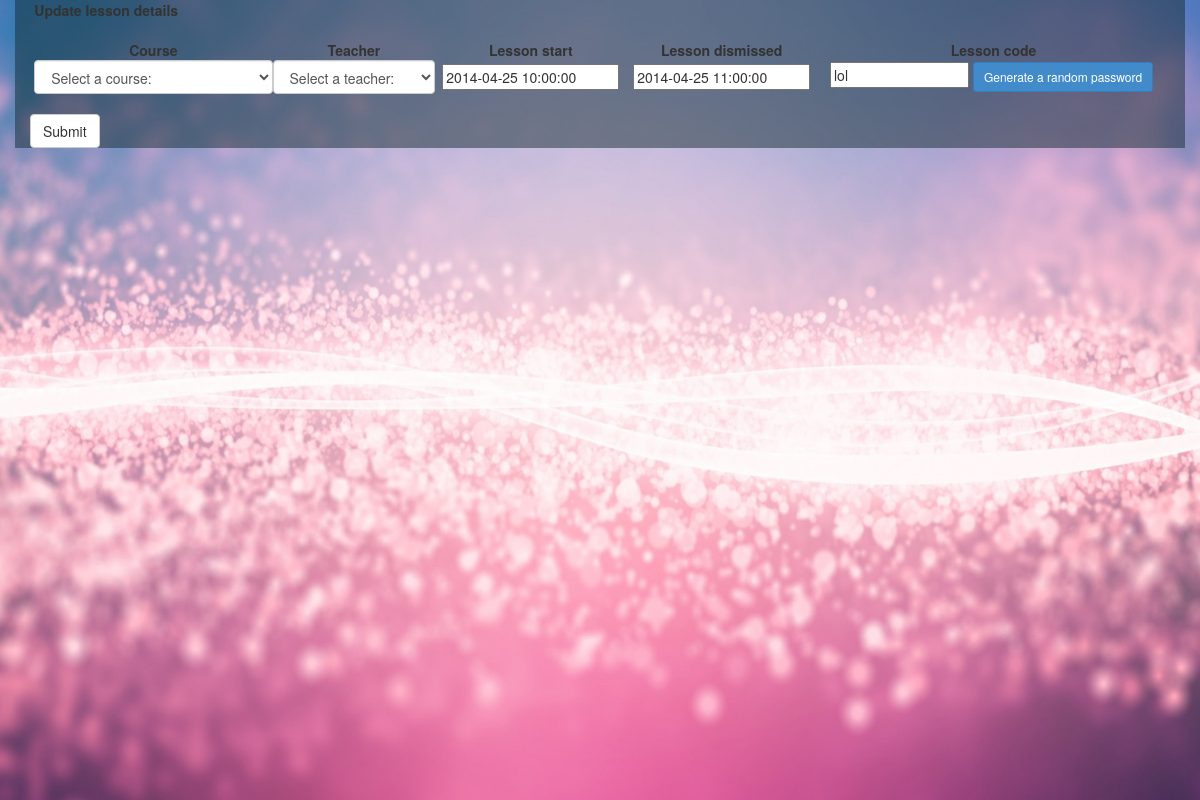
The app's page /updateLesson.php?id=10, older data.
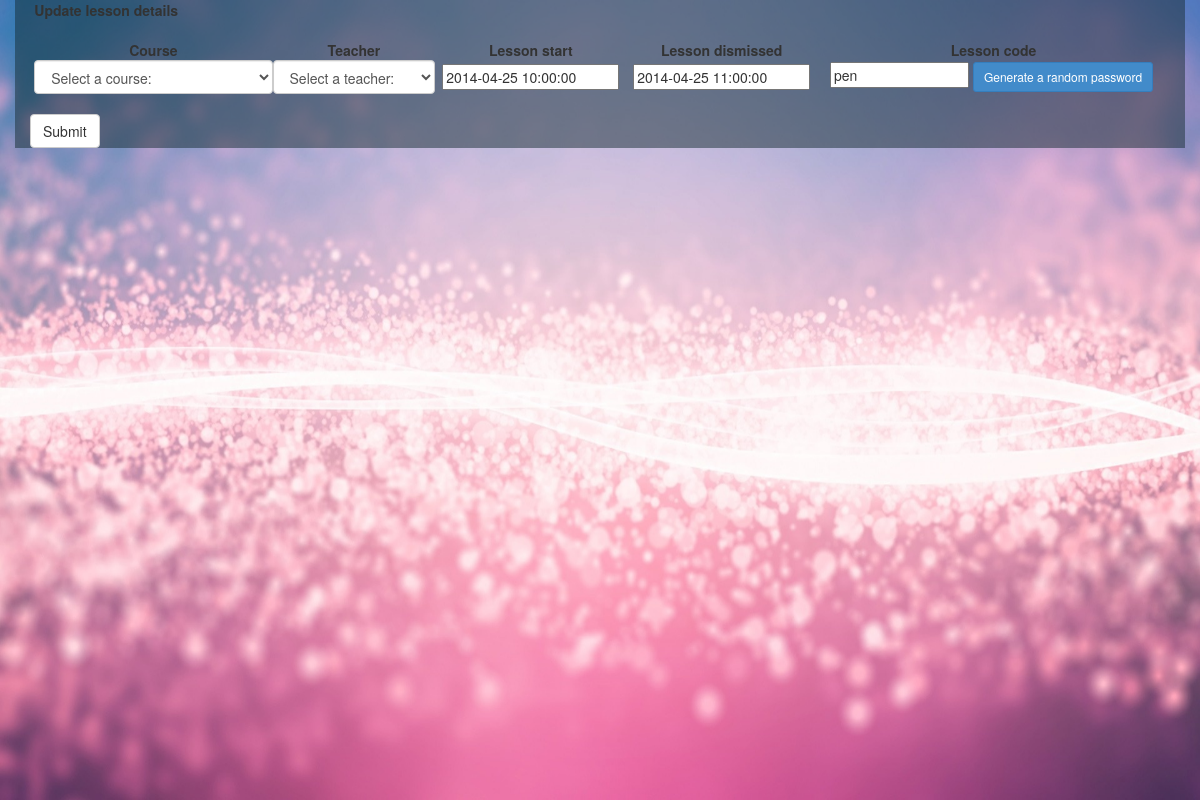
The same page, newer data.
### tables this page shows
CREATE TABLE IF NOT EXISTS `lessons` (
  `lessonId` int(10) NOT NULL AUTO_INCREMENT,
  `user_id` int(10) NOT NULL,
  `course_id` int(10) DEFAULT NULL,
  `startTime` datetime DEFAULT NULL,
  `endTime` datetime DEFAULT NULL,
  `lescode` varchar(50) NOT NULL,
  PRIMARY KEY (`lessonId`),
  KEY `user_id` (`user_id`),
  KEY `course_id` (`course_id`)
);

### core/functions/lessonFunctions.php (called while the page is built, shortened)
<?php
class lessonFunctions {
    function getLessonById($q) {
        $mysqli = Database::getDatabaseConnection();
        $query = "SELECT  startTime, endTime, lescode FROM lessons "
                . " WHERE lessonId = '" . $q . "'";
        $result = $mysqli->query($query);
        $row = $result->fetch_assoc();
        return $row;
    }
}
?>

### updateLesson.php (the view, shortened to what this page needs)
<?php
require ('includes/header.php');
require ('core/functions/lessonFunctions.php');
?>
<form name="form1" method="post" action="updateLesson.php">
    <td>
        <table width="100%" border="0" cellspacing="1" cellpadding="0">
            <tr>
                <td>&nbsp;</td>
                <td colspan="6"><strong>Update lesson details</strong> </td>
            </tr>
            <tr>
                <td align="center">&nbsp;</td>
                <td align="center">&nbsp;</td>
                <td align="center">&nbsp;</td>
                <td align="center">&nbsp;</td>
            </tr>
            <tr>
                <td align="center">&nbsp;</td>
                <td align="center"><strong>Course</strong></td>
                <td align="center"><strong>Teacher</strong></td>
                <td align="center"><strong>Lesson start</strong></td>
                <td align="center"><strong>Lesson dismissed</strong></td>
                <td align="center"><strong>Lesson code</strong></td>
            </tr>
            <tr>
                <td>&nbsp;</td>
                <td align="center">
                    <select class="form-control" name="courses" >
                        <option value="">Select a course:</option>
                    </select>
                </td>
                <td align="center">
                    <select class="form-control" name="teachers" >
                        <option value="">Select a teacher:</option>
                    </select>
                </td>
                <?php
                if ($_SERVER['REQUEST_METHOD'] === 'POST') {
                    $lessonId = $_POST["lessonId"];
                } else {
                    $lessonId = $_GET['id'];
                }
                $lessons = new lessonFunctions();
                $result = $lessons->getLessonById($lessonId);
                $row = $result;
                ?>
                <td align="center">
                    <input name="startTime" type="text" id="startTime" value="<?php echo $row['startTime']; ?>" size="20"/>
                </td>
                <td align="center">
                    <input name="endTime" type="text" id="endTime" value="<?php echo $row['endTime']; ?>" size="20"/>
                </td>
                <td align="center">
                    <input name="randomfield" type="text" id="lescode" value="<?php echo $row['lescode']; ?>" size="15"/>
                    <input type="button" class="btn btn-primary btn-sm" value="Generate a random password" onClick="randomString();">&nbsp;
                </td>
            </tr>
        </table>
        <br>
        <button type="submit" class="btn btn-default">Submit</button></td>
</form>

Row changes from the older to the newer data that the page shows:
changed lessons: randomfield "lol" → "pen"
